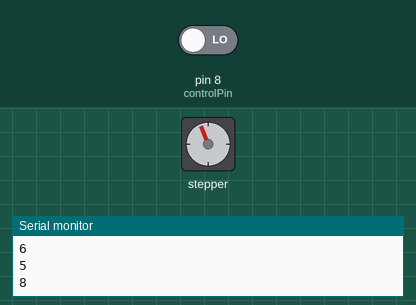
Bench run of a sketch on a simulated Arduino Uno, built with avr-gcc and run on an emulated ATmega328P. On the bench: stepper motor, the last lines printed to the serial monitor. Wiring (inferred from the names in the program): stepper motor (2048 steps per turn assumed): coils pin 2, pin 4, pin 3, pin 5. Inputs (shaded band) come from the test bench; at power-on: pin 8 (controlPin) LOW.

Above: at 1.21 s.
1.3 s: pin 8 (controlPin) driven HIGH
At 2.64 s:
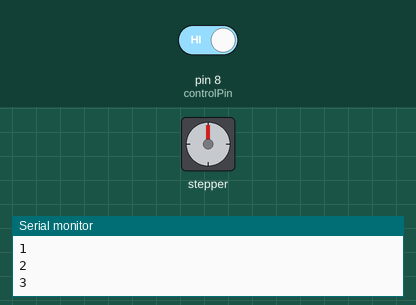
7.3 s: pin 8 (controlPin) driven LOW
At 7.54 s:
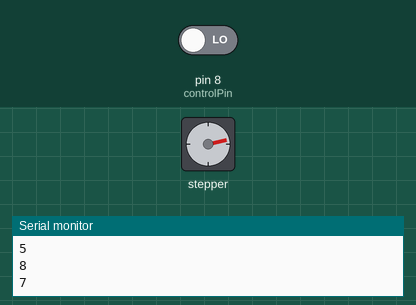
Timing chart, 0 to 23.9 s (numbered marks = the images above; inputs shaded):
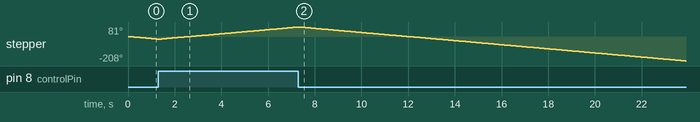

The sketch:

SwitchingStepper.ino
```cpp
int motorPin1 = 2;
int motorPin2 = 3;
int motorPin3 = 4;
int motorPin4 = 5;
int delayTime = 10;

int controlPin = 8;

void setup()
{
  Serial.begin(9600);
  pinMode(motorPin1, OUTPUT);//coil1
  pinMode(motorPin2, OUTPUT);//coil1
  pinMode(motorPin3, OUTPUT);//coil2
  pinMode(motorPin4, OUTPUT);//coil2
  pinMode(controlPin, INPUT);
}

void loop()
{
  //driveClockwise(100);
  //driveCounterClockwise(100);

  while(digitalRead(controlPin) == HIGH)
  {
    phaseTestFwd();
  }
  while(digitalRead(controlPin) == LOW)
  {
    phaseTestBack();
  }
}

void driveCounterClockwise(int steps)
{
  for(int currentStep = 0; currentStep<steps; currentStep++)
  {
    digitalWrite(motorPin1, LOW);
    digitalWrite(motorPin2, HIGH);//2
    digitalWrite(motorPin3, LOW);
    digitalWrite(motorPin4, HIGH);//1
    delay(delayTime);

    digitalWrite(motorPin1, LOW);
    digitalWrite(motorPin2, HIGH);//2
    digitalWrite(motorPin3, HIGH);
    digitalWrite(motorPin4, LOW);//1
    delay(delayTime);

    digitalWrite(motorPin1, HIGH);
    digitalWrite(motorPin2, LOW);//2
    digitalWrite(motorPin3, HIGH);
    digitalWrite(motorPin4, LOW);//1
    delay(delayTime);

    digitalWrite(motorPin1, HIGH);
    digitalWrite(motorPin2, LOW);//2
    digitalWrite(motorPin3, LOW);
    digitalWrite(motorPin4, HIGH);//1
    delay(delayTime);
  }
}

void driveClockwise(int steps)
{
  for(int currentStep = 0; currentStep<steps; currentStep++)
  {
    digitalWrite(motorPin1, HIGH);//1
    digitalWrite(motorPin2, LOW);
    digitalWrite(motorPin3, LOW);
    digitalWrite(motorPin4, HIGH);//2
    delay(delayTime);

    digitalWrite(motorPin1, HIGH);//2
    digitalWrite(motorPin2, LOW);
    digitalWrite(motorPin3, HIGH);//1
    digitalWrite(motorPin4, LOW);
    delay(delayTime);

    digitalWrite(motorPin1, LOW);
    digitalWrite(motorPin2, HIGH);//1
    digitalWrite(motorPin3, HIGH);//2
    digitalWrite(motorPin4, LOW);
    delay(delayTime);

    digitalWrite(motorPin1, LOW);
    digitalWrite(motorPin2, HIGH);//2
    digitalWrite(motorPin3, LOW);
    digitalWrite(motorPin4, HIGH);//1
    delay(delayTime);
  }
}

//mitsumi servo
void phaseTestFwd() {
  Serial.println("1");
  digitalWrite(motorPin1, HIGH);//1
  digitalWrite(motorPin2, LOW);
  digitalWrite(motorPin3, LOW);
  digitalWrite(motorPin4, HIGH);//2
  delay(delayTime);

  Serial.println("2");
  digitalWrite(motorPin1, HIGH);//2
  digitalWrite(motorPin2, LOW);
  digitalWrite(motorPin3, HIGH);//1
  digitalWrite(motorPin4, LOW);
  delay(delayTime);

  Serial.println("3");
  digitalWrite(motorPin1, LOW);
  digitalWrite(motorPin2, HIGH);//1
  digitalWrite(motorPin3, HIGH);//2
  digitalWrite(motorPin4, LOW);
  delay(delayTime);

  Serial.println("4");
  digitalWrite(motorPin1, LOW);
  digitalWrite(motorPin2, HIGH);//2
  digitalWrite(motorPin3, LOW);
  digitalWrite(motorPin4, HIGH);//1
  delay(delayTime);


}
void phaseTestBack() {
  Serial.println("8");
  digitalWrite(motorPin1, LOW);
  digitalWrite(motorPin2, HIGH);//2
  digitalWrite(motorPin3, LOW);
  digitalWrite(motorPin4, HIGH);//1
  delay(delayTime);

  Serial.println("7");
  digitalWrite(motorPin1, LOW);
  digitalWrite(motorPin2, HIGH);//2
  digitalWrite(motorPin3, HIGH);
  digitalWrite(motorPin4, LOW);//1
  delay(delayTime);

  Serial.println("6");
  digitalWrite(motorPin1, HIGH);
  digitalWrite(motorPin2, LOW);//2
  digitalWrite(motorPin3, HIGH);
  digitalWrite(motorPin4, LOW);//1
  delay(delayTime);

  Serial.println("5");
  digitalWrite(motorPin1, HIGH);
  digitalWrite(motorPin2, LOW);//2
  digitalWrite(motorPin3, LOW);
  digitalWrite(motorPin4, HIGH);//1
  delay(delayTime);

}
```
